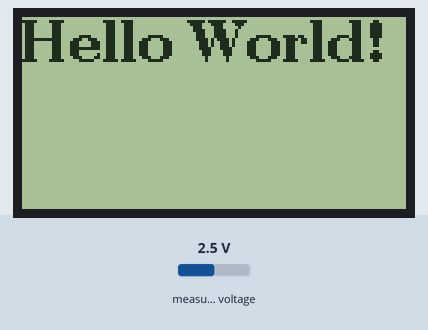
Simulated run of this sketch. Board: Arduino Uno, built with avr-gcc and run on an emulated ATmega328P. Shown: 128×64 one-colour display. The inputs (shaded band) are chosen by the test bench; at power-on: measured voltage 2.5 V. What the sketch prints to the serial monitor is not drawn.

Above: at 0.3 s.
At 1.4 s:
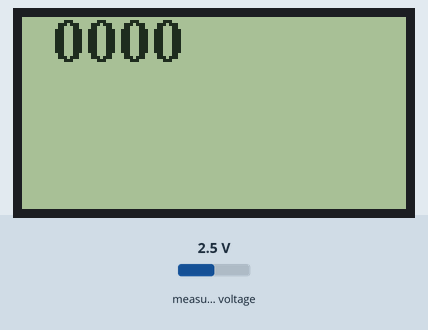

The sketch:

ads1115.ino
```cpp
#include <Wire.h>
#include <Adafruit_ADS1015.h>

 #include <Arduino.h>
#include <U8g2lib.h>

#ifdef U8X8_HAVE_HW_SPI
#include <SPI.h>
#endif
#ifdef U8X8_HAVE_HW_I2C
#include <Wire.h>
#endif

// Crear objeto de la clase
Adafruit_ADS1115 ads;
float Voltage=0;

U8G2_ST7920_128X64_F_SW_SPI u8g2(U8G2_R0, /* clock=*/ 13, /* data=*/ 11, /* CS=*/ 10, /* reset=*/ 8);

void setup(void)
{
  Serial.begin(9600);
  delay(200);
 // Cambiar factor de escala
  ads.setGain(GAIN_TWOTHIRDS);
  // Iniciar el ADS1115
  ads.begin();
 // put your setup code here, to run once:
  u8g2.begin();
  u8g2.clearBuffer();
  u8g2.firstPage();
  do {
    u8g2.setFont(u8g2_font_ncenB14_tr);
    u8g2.drawStr(0,15,"Hello World!");
  } while ( u8g2.nextPage() );
  delay(1000);
  u8g2.clearDisplay();


}

void loop(void)
{
  char lectura[6];

  // Obtener datos del A0 del ADS1115
  short adc0 = ads.readADC_SingleEnded(0);
  Voltage = (adc0 * 0.1875)/1000;
  Serial.print("A0: ");
  Serial.println(Voltage,4);


do {
  strcpy(lectura, u8x8_u16toa(Voltage, 4));
    u8g2.setFont(u8g2_font_ncenB14_tr);
    u8g2.drawStr(10,15,lectura);

  } while ( u8g2.nextPage() );
  delay(1000);

u8g2.clearDisplay();

}
```

Measured:
- what the display in image 0 shows lasts 1.0 s, from 0.3 s to 1.3 s
